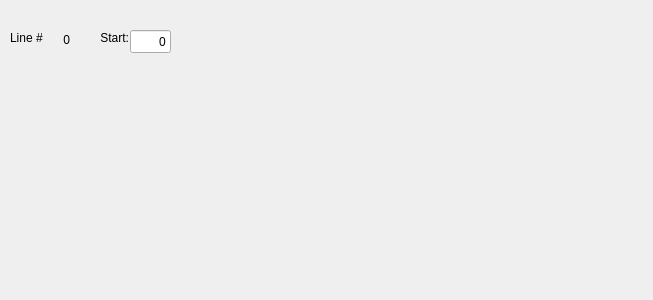
<?xml version="1.0" encoding="UTF-8"?>
<ui version="4.0">
 <class>Form</class>
 <widget class="QWidget" name="Form">
  <property name="geometry">
   <rect>
    <x>0</x>
    <y>0</y>
    <width>653</width>
    <height>300</height>
   </rect>
  </property>
  <property name="windowTitle">
   <string>Form</string>
  </property>
  <widget class="QLabel" name="lbModuleLine">
   <property name="geometry">
    <rect>
     <x>10</x>
     <y>30</y>
     <width>41</width>
     <height>16</height>
    </rect>
   </property>
   <property name="text">
    <string>Line #</string>
   </property>
  </widget>
  <widget class="QLabel" name="lbLineValue">
   <property name="geometry">
    <rect>
     <x>50</x>
     <y>30</y>
     <width>20</width>
     <height>20</height>
    </rect>
   </property>
   <property name="text">
    <string>0</string>
   </property>
   <property name="alignment">
    <set>Qt::AlignRight|Qt::AlignTrailing|Qt::AlignVCenter</set>
   </property>
  </widget>
  <widget class="QLabel" name="lbStartValue">
   <property name="geometry">
    <rect>
     <x>70</x>
     <y>30</y>
     <width>59</width>
     <height>15</height>
    </rect>
   </property>
   <property name="text">
    <string>Start:</string>
   </property>
   <property name="alignment">
    <set>Qt::AlignRight|Qt::AlignTrailing|Qt::AlignVCenter</set>
   </property>
  </widget>
  <widget class="QLineEdit" name="leStartValue">
   <property name="geometry">
    <rect>
     <x>130</x>
     <y>30</y>
     <width>41</width>
     <height>23</height>
    </rect>
   </property>
   <property name="text">
    <string>0</string>
   </property>
   <property name="alignment">
    <set>Qt::AlignRight|Qt::AlignTrailing|Qt::AlignVCenter</set>
   </property>
  </widget>
 </widget>
 <resources/>
 <connections/>
</ui>
